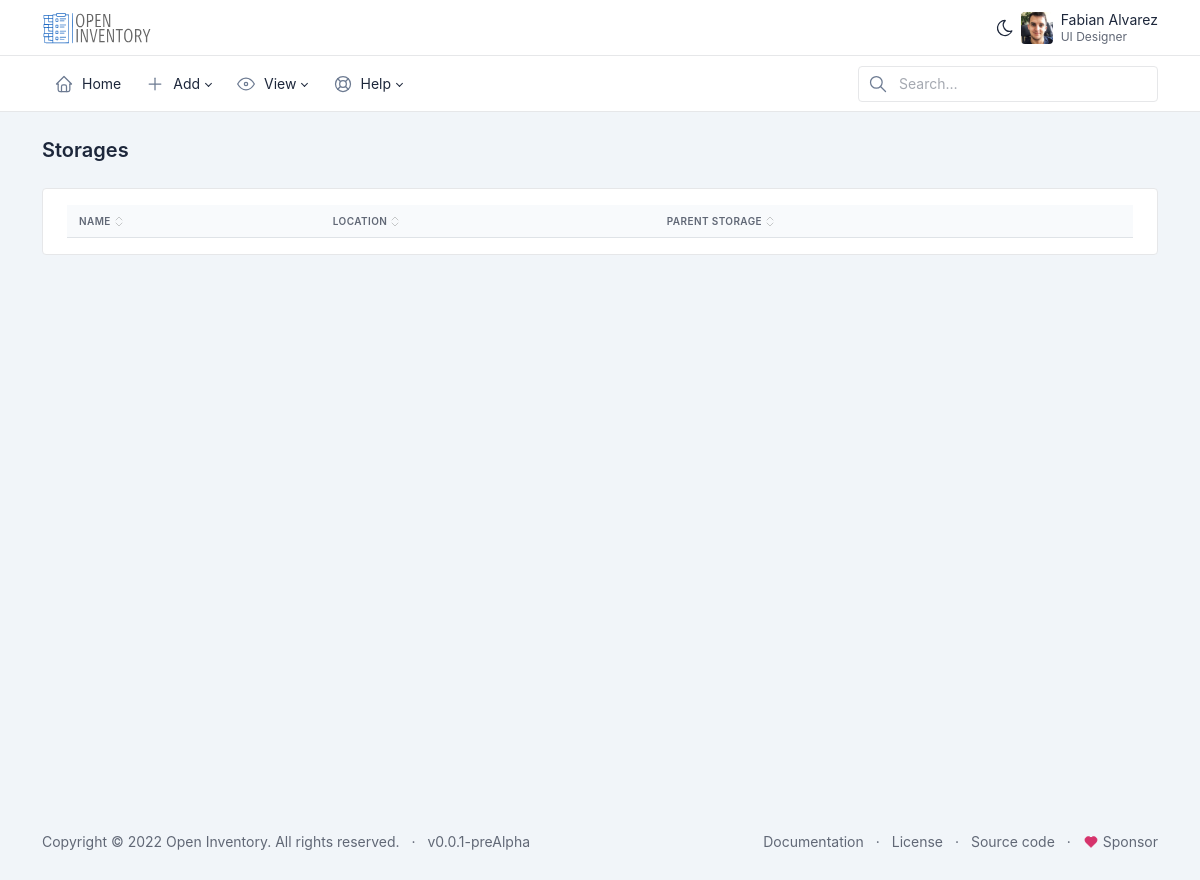
Page /view-storages on the earlier database version.
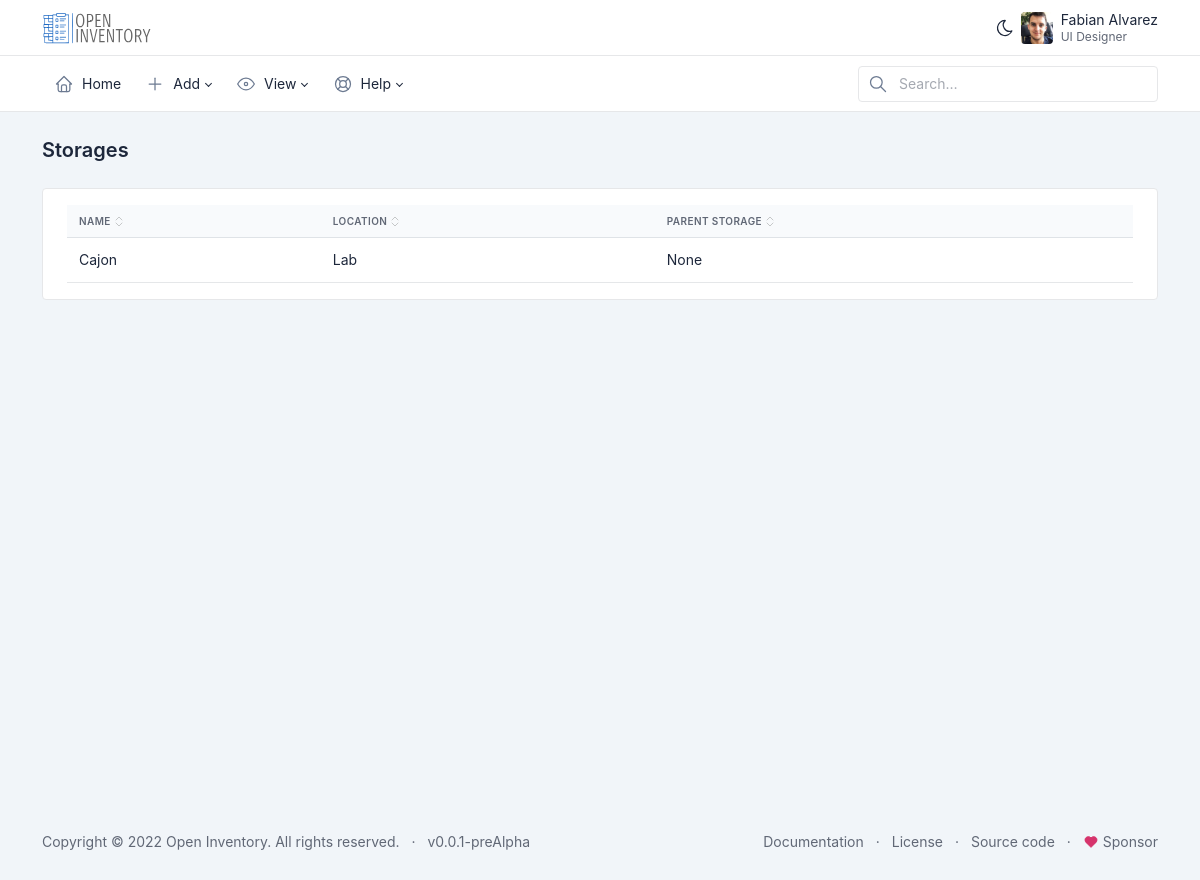
Same page on the later database version.
### dashboard/models.py (models this page shows, shortened)
class Storage(models.Model):
    name = models.CharField(max_length=200)
    description = models.TextField(null=True, blank=True)
    location = models.CharField(max_length=200)
    parent_storage = models.ForeignKey('self', on_delete=models.CASCADE, null=True, blank=True)
    class Meta:
        verbose_name_plural = "Storages"
        verbose_name = "Storage"

### dashboard/views.py (the view)
# urls.py: path('view-storages', views.view_storages, name='view_storages'),
def view_storages(request):
  storages = Storage.objects.all()
  return render(request, 'view-storages.html', {"title": "Ubicaciones", "storages": storages})

### dashboard/templates/view-storages.html (shortened to what this page needs)
<!DOCTYPE html>
<html>
<body>
{% extends 'menu.html' %}
{% block pagecontent %}
{% load custom_tags %}
<!doctype html>
<html lang="en">
  <body >
      <div class="page-wrapper">
        <div class="page-header d-print-none">
          <div class="container-xl">
            <div class="row g-2 align-items-center">
              <div class="col">
                <h2 class="page-title">
                  {{_('Storages')}}
                </h2>
              </div>
            </div>
          </div>
        </div>
        <div class="page-body">
          <div class="container-xl">
            <div class="card">
              <div class="card-body">
                <div id="table-default" class="table-responsive">
                  <table class="table">
                    <thead>
                      <tr>
                        <th><button class="table-sort" data-sort="sort-name">{{_('Name')}}</button></th>
                        <th><button class="table-sort" data-sort="sort-location">{{_('Location')}}</button></th>
                        <th><button class="table-sort" data-sort="sort-parent">{{_('Parent storage')}}</button></th>
                      </tr>
                    </thead>
                    <tbody class="table-tbody">
                    {% for storage in storages %}
                      <tr>
                        <td class="sort-name"><a class="text-reset" href="{% url 'dashboard:get_category' storage.id %}">{{ storage.name }}</a></td>
                        <td class="sort-id">{{ storage.location }}</td>
                        <td class="sort-parent">{{ storage.parent_storage }}</td>
                      </tr>
                    {% endfor %}
                    </tbody>
                  </table>
                </div>
              </div>
            </div>
          </div>
        </div>
      </div>
    </div>
  </body>
</html>
{% endblock %}

Differences in the rows shown:
added Storage: name "Cajon", location "Lab", parent_storage "None"
